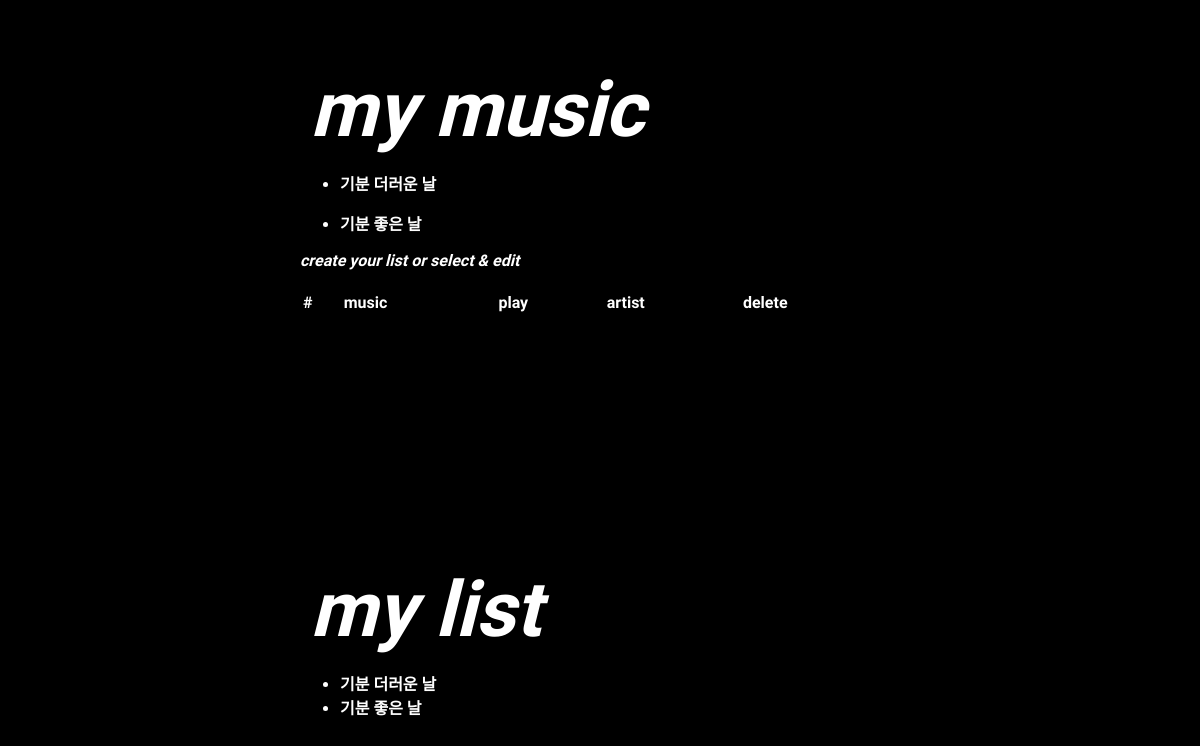
Before: /music/mypage/ (signed in) with the older database file.
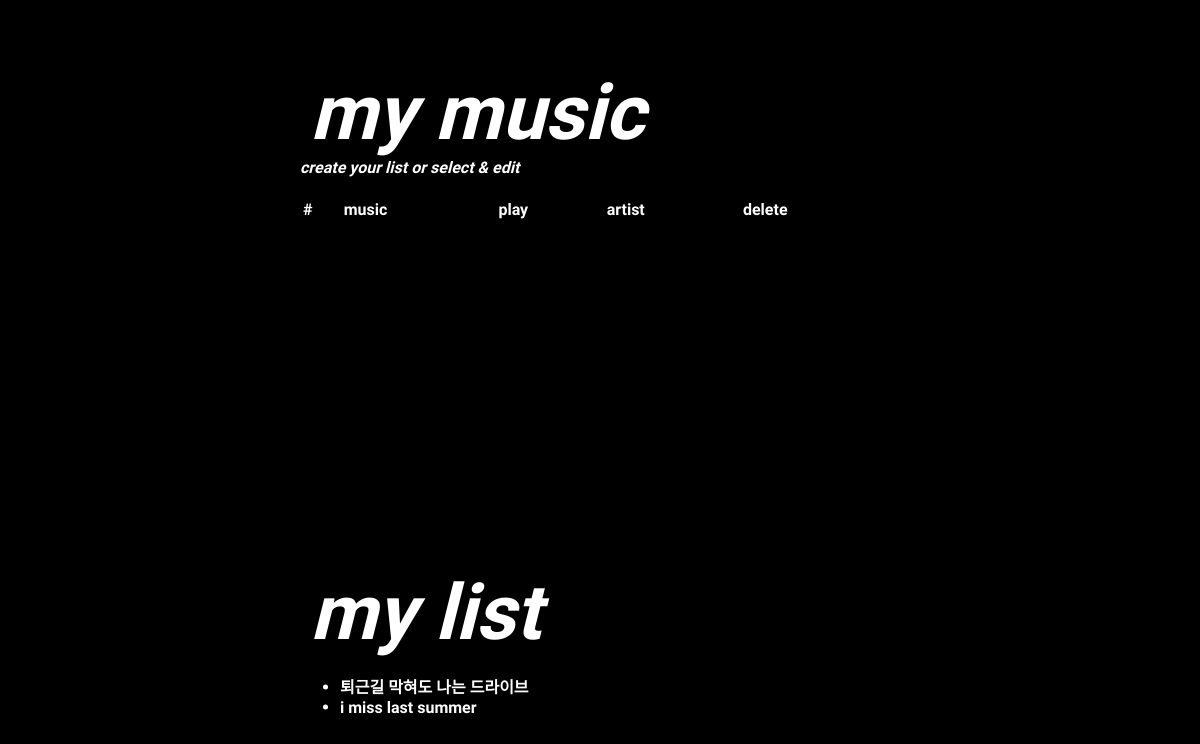
After: the same page with the newer database file.
### music/models.py (models this page shows)
class MyPlaylist(models.Model):
    mp_name = models.CharField(max_length=100, null=True)
    mp_like = models.IntegerField(default=0)
    user_fk = models.ForeignKey(User, on_delete=models.CASCADE, null=True)
    list_pub_date = models.DateTimeField(auto_now=True)
    def __str__(self):
        return str(self.mp_name)

### music/views.py (the view)
# urls.py: path('mypage/', views.mypage, name='mypage'),
def mypage(request):
    user = get_user_model()
    liked_playlist = Profile.objects.filter(user=request.user)
    playlist = MyPlaylist.objects.filter(user_fk=request.user)
    return render(request, 'mypage.html', {'playlist': playlist, 'liked_playlist': liked_playlist})

### templates/mypage.html (shortened to what this page needs)
<!DOCTYPE html>
<html lang="en">
<head>
</head>
<body>
<div id="content" style="width: 600px">
    <div id="playlists" style="width: 600px; height: 500px">
    <h1><a class="nav-link active" href="/">my music</a></h1>
        {% for list in playlist %}
        <ul>
            <li><a href="/music/{{ list.id }}">{{ list }}</a></li>
        </ul>
        {% endfor %}
        <div id="song" class="overflow-auto" style="height: 320px; margin-top: 0px;">
            <table class="table">
                <thead>
                <tr style="margin-top: 20px;">
                    <th scope="col">#</th>
                    <th scope="col">music</th>
                    <th scope="col">play</th>
                    <th scope="col">artist</th>
                    <th scope="col">delete</th>
                </tr>
                </thead>
                {% if selected_list %}
                {% for select in selected_list %}
                <tbody>
                <th scope="row">{{ forloop.counter }}</th>
                <td>{{ select.music_fk }}</td>
                <td>{{ select.music_fk.artist_fk }}</td>
                <td><button class="btn btn-outline-success btn-sm"
                            onclick="window.open('/music/musicvideo/{{ select.music_fk.m_videoCd }}/{{ select.music_fk.m_title }}/{{ select.music_fk.artist_fk }}/', 'video_popup', 'width=720, height=600, left='+popup_x+', top='+popup_y+'')"
                            style="background-color:black; border:none;"><img src="/static/play.png" width="13px"></button></td>
                <td><a href="/music/{{ select.id }}/{{ select.myplaylist_fk.id }}/?m_id={{ select.music_fk.pk }}" class="btn btn-outline-danger btn-sm">X</a> </td>
                </tr>
                </tbody>
                {% endfor %}
                <a href="/music/mypage/" type="submit" class="btn btn-outline-info" style="float: right" onclick="myFunction()">save</a>
                {% else %}
                <div style="margin-bottom: 20px; font-style: italic;">create your list or select & edit</div>
                {% endif %}
            </table>
        </div>
    </div>
    <h1>my list</h1>
    {% for liked_list in liked_playlist %}
    <ul>
        {% for list in liked_list.like_playlist.all %}
        <li><a href="{% url 'music:playlist' list.id %}">{{ list }}</a><br/></li>
        {% endfor %}
    </ul>
    {% endfor %}
</div>
</body>

### templates/mypage.html (style rules this page uses)
body { background-color: black; padding-left: 30px; color: white; -ms-overflow-style: none; scrollbar-width: none; }
h1 { font-family: 'Yesteryear', cursive; font-size: 77px; font-style: italic; color: white; margin: 0; font-weight: bold; padding-left: 10px; }
#content { overflow:scroll; font-family: 'Gowun Dodum', sans-serif; font-weight: bold; -ms-overflow-style: none; scrollbar-width: none; top: 50%; left: 50%; transform: translate(-50%, -50%); position: absolute; }
a { text-decoration: none; color: inherit; }
table { width : 100%; }
td, th { text-align : left; vertical-align : middle; }

Changed rows visible on the page:
removed MyPlaylist: mp_name "기분 더러운 날"
removed MyPlaylist: mp_name "기분 좋은 날"
added MyPlaylist: mp_name "퇴근길 막혀도 나는 드라이브"
added MyPlaylist: mp_name "i miss last summer"
